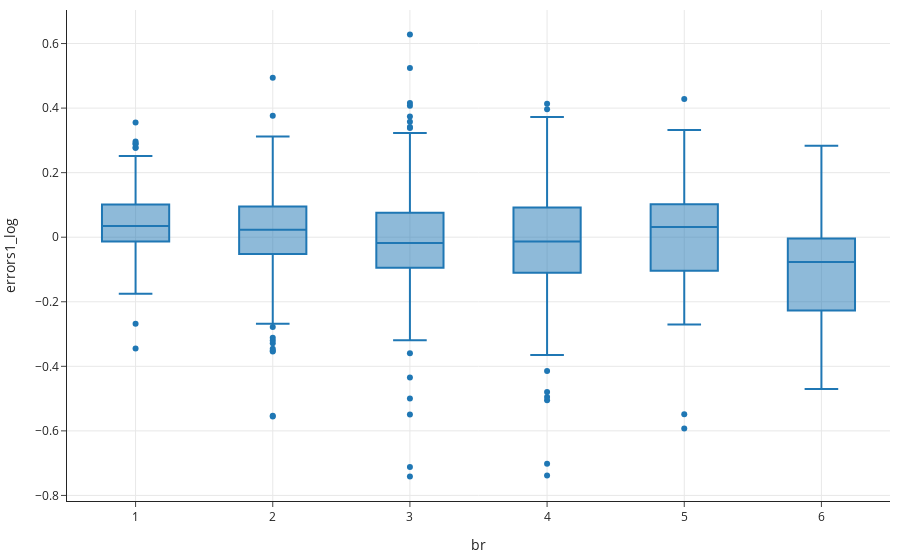

Source (notebook cell):
### Markdown cell above
## The End

### Code cell
fig = px.box(sfh, x='br', y='errors1_log')

fig

### Figure 1 — Plotly figure (JSON) as saved in the notebook; plotly's stock layout.template omitted (floating-point values rounded to 4 significant figures; data arrays with more than 128 entries replaced by an {"elided": "..."} marker saying what was removed)
{"data": [{"alignmentgroup": "True", "hovertemplate": "br=%{x}<br>errors1_log=%{y}<extra></extra>", "legendgroup": "", "marker": {"color": "#1F77B4"}, "name": "", "notched": false, "offsetgroup": "", "orientation": "v", "showlegend": false, "type": "box", "x": {"elided": "2667 int values"}, "x0": " ", "xaxis": "x", "y": {"elided": "2667 float values"}, "y0": " ", "yaxis": "y"}], "layout": {"autosize": true, "boxmode": "group", "legend": {"tracegroupgap": 0}, "xaxis": {"anchor": "y", "autorange": true, "domain": [0, 1], "range": [0.5, 6.5], "title": {"text": "br"}, "type": "linear"}, "yaxis": {"anchor": "x", "autorange": true, "domain": [0, 1], "range": [-0.8173, 0.7039], "title": {"text": "errors1_log"}, "type": "linear"}}}
